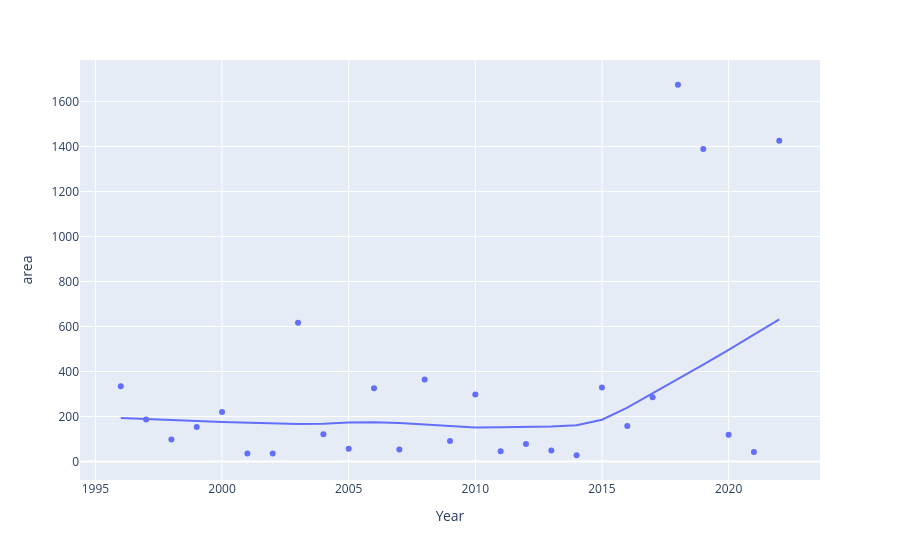
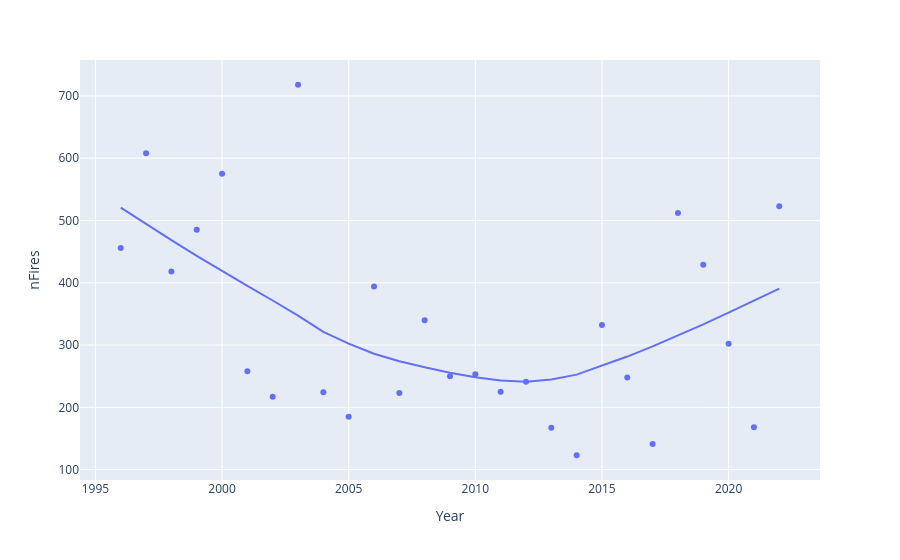

The notebook cell these images were saved under, in order:
### Code cell
fig1 = pl.scatter(sum, x='Year', y='area', trendline="lowess")
fig2 = pl.scatter(sum, x='Year', y='nFires', trendline="lowess")
fig1.show()
fig2.show()

### Figure 1 — Plotly figure (JSON) as saved in the notebook; plotly's stock layout.template omitted (floating-point values rounded to 4 significant figures)
{"data": [{"hovertemplate": "Year=%{x}<br>area=%{y}<extra></extra>", "legendgroup": "", "marker": {"color": "#636efa", "symbol": "circle"}, "mode": "markers", "name": "", "orientation": "v", "showlegend": false, "type": "scatter", "x": [1996, 1997, 1998, 1999, 2000, 2001, 2002, 2003, 2004, 2005, 2006, 2007, 2008, 2009, 2010, 2011, 2012, 2013, 2014, 2015, 2016, 2017, 2018, 2019, 2020, 2021, 2022], "xaxis": "x", "y": [334.8, 186.9, 98.2, 153.2, 219.9, 35.9, 36, 616.9, 121.3, 56.6, 325.7, 53.3, 365, 91.7, 298.3, 46.2, 77.9, 49.1, 27.9, 328.4, 157.6, 285.4, 1674.0, 1389.0, 118.7, 41.89, 1426.0], "yaxis": "y"}, {"hovertemplate": "<b>LOWESS trendline</b><br><br>Year=%{x}<br>area=%{y} <b>(trend)</b><extra></extra>", "legendgroup": "", "marker": {"color": "#636efa", "symbol": "circle"}, "mode": "lines", "name": "", "showlegend": false, "type": "scatter", "x": [1996, 1997, 1998, 1999, 2000, 2001, 2002, 2003, 2004, 2005, 2006, 2007, 2008, 2009, 2010, 2011, 2012, 2013, 2014, 2015, 2016, 2017, 2018, 2019, 2020, 2021, 2022], "xaxis": "x", "y": [193.6, 188.3, 183.7, 179.7, 175.9, 172.4, 169.1, 166.4, 168.3, 173.0, 174.3, 171.5, 164.7, 156.6, 151.5, 151.8, 153.2, 155.4, 161.2, 185.9, 239.9, 302.6, 366.6, 430.8, 495.7, 562.0, 631.3], "yaxis": "y"}], "layout": {"autosize": true, "legend": {"tracegroupgap": 0}, "margin": {"t": 60}, "xaxis": {"anchor": "y", "autorange": true, "domain": [0, 1], "range": [1994.0, 2024.0], "title": {"text": "Year"}, "type": "linear"}, "yaxis": {"anchor": "x", "autorange": true, "domain": [0, 1], "range": [-99.56, 1802.0], "title": {"text": "area"}, "type": "linear"}}}

### Figure 2 — Plotly figure (JSON) as saved in the notebook; plotly's stock layout.template omitted (floating-point values rounded to 4 significant figures)
{"data": [{"hovertemplate": "Year=%{x}<br>nFires=%{y}<extra></extra>", "legendgroup": "", "marker": {"color": "#636efa", "symbol": "circle"}, "mode": "markers", "name": "", "orientation": "v", "showlegend": false, "type": "scatter", "x": [1996, 1997, 1998, 1999, 2000, 2001, 2002, 2003, 2004, 2005, 2006, 2007, 2008, 2009, 2010, 2011, 2012, 2013, 2014, 2015, 2016, 2017, 2018, 2019, 2020, 2021, 2022], "xaxis": "x", "y": [456, 608, 418, 485, 575, 258, 217, 718, 224, 185, 394, 223, 340, 250, 253, 225, 241, 167, 123, 332, 248, 141, 512, 429, 302, 168, 523], "yaxis": "y"}, {"hovertemplate": "<b>LOWESS trendline</b><br><br>Year=%{x}<br>nFires=%{y} <b>(trend)</b><extra></extra>", "legendgroup": "", "marker": {"color": "#636efa", "symbol": "circle"}, "mode": "lines", "name": "", "showlegend": false, "type": "scatter", "x": [1996, 1997, 1998, 1999, 2000, 2001, 2002, 2003, 2004, 2005, 2006, 2007, 2008, 2009, 2010, 2011, 2012, 2013, 2014, 2015, 2016, 2017, 2018, 2019, 2020, 2021, 2022], "xaxis": "x", "y": [520.6, 494.2, 468.4, 443.1, 418.7, 395.0, 371.5, 347.4, 321.1, 302.3, 286.1, 274.0, 264.5, 255.5, 248.1, 243.0, 241.1, 244.5, 252.4, 266.3, 281.5, 297.8, 315.0, 333.2, 352.1, 371.2, 390.6], "yaxis": "y"}], "layout": {"autosize": true, "legend": {"tracegroupgap": 0}, "margin": {"t": 60}, "xaxis": {"anchor": "y", "autorange": true, "domain": [0, 1], "range": [1994.0, 2024.0], "title": {"text": "Year"}, "type": "linear"}, "yaxis": {"anchor": "x", "autorange": true, "domain": [0, 1], "range": [76.93, 764.1], "title": {"text": "nFires"}, "type": "linear"}}}
